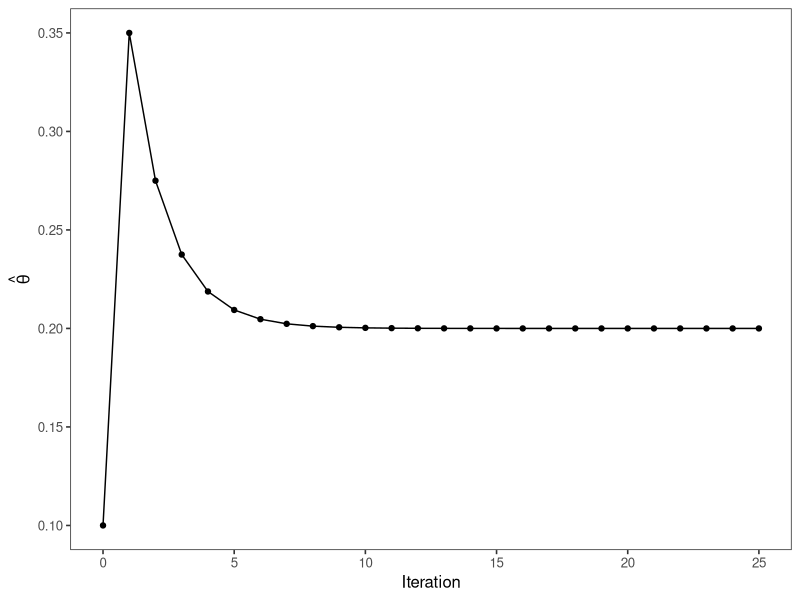

Write R code to recreate this figure.
# Lab 03 — SOLVED
# PUBH 8878 — Statistical Genetics
# ---------------------------------------------------------------
# Solutions aligned to Lecture 03
# ---------------------------------------------------------------

set.seed(8878)

library(dplyr)
library(ggplot2)
library(tibble)


# ---------------------------------------------------------------
# 1) EM for ABO gene frequencies
# ---------------------------------------------------------------

counts <- list(nA = 725, nAB = 72, nB = 258, nO = 1073)
N <- sum(unlist(counts))

loglik_pheno <- function(pA, pB) {
  pO <- 1 - pA - pB
  if (pA <= 0 || pB <= 0 || pO <= 0) {
    return(-Inf)
  }
  PA <- pA^2 + 2 * pA * pO
  PAB <- 2 * pA * pB
  PB <- pB^2 + 2 * pB * pO
  PO <- pO^2
  if (min(PA, PAB, PB, PO) <= 0) {
    return(-Inf)
  }
  with(counts, nA * log(PA) + nAB * log(PAB) + nB * log(PB) + nO * log(PO))
}

em_abo <- function(pA0, pB0, max_iter = 200, tol = 1e-6) {
  pA <- pA0
  pB <- pB0
  pO <- 1 - pA - pB
  out <- tibble(iter = 0, pA = pA, pB = pB, pO = pO, logLik = loglik_pheno(pA, pB))
  for (t in 1:max_iter) {
    if (pA <= 0 || pB <= 0 || (1 - pA - pB) <= 0) break
    pO <- 1 - pA - pB
    PA <- pA^2 + 2 * pA * pO
    PBp <- pB^2 + 2 * pB * pO
    # E-step weights
    wA_AA <- (pA^2) / PA
    wA_AO <- (2 * pA * pO) / PA
    wB_BB <- (pB^2) / PBp
    wB_BO <- (2 * pB * pO) / PBp
    nAA <- counts$nA * wA_AA
    nAO <- counts$nA * wA_AO
    nBB <- counts$nB * wB_BB
    nBO <- counts$nB * wB_BO
    # M-step
    pA_new <- (2 * nAA + nAO + counts$nAB) / (2 * N)
    pB_new <- (2 * nBB + nBO + counts$nAB) / (2 * N)
    pO_new <- 1 - pA_new - pB_new
    ll_new <- loglik_pheno(pA_new, pB_new)
    out <- add_row(out, iter = t, pA = pA_new, pB = pB_new, pO = pO_new, logLik = ll_new)
    if (max(abs(c(pA_new - pA, pB_new - pB, pO_new - pO))) < tol) break
    pA <- pA_new
    pB <- pB_new
  }
  out
}

# Starts
pO0 <- sqrt(counts$nO / N)
S <- 1 - pO0
cprod <- counts$nAB / (2 * N)
disc <- max(S^2 - 4 * cprod, 0)
root1 <- (S + sqrt(disc)) / 2
root2 <- (S - sqrt(disc)) / 2
pA_smart <- max(root1, root2)
pB_smart <- S - pA_smart

res_equal <- em_abo(1 / 3, 1 / 3)
res_unbal <- em_abo(0.01, 0.98)
res_smart <- em_abo(pA_smart, pB_smart)

all_res <- bind_rows(
  mutate(res_equal, strategy = "Equal"),
  mutate(res_unbal, strategy = "Unbalanced"),
  mutate(res_smart, strategy = "Smart")
) %>%
  group_by(strategy) %>%
  mutate(max_ll = max(logLik), gap = max_ll - logLik)

conv_tbl <- all_res %>%
  group_by(strategy) %>%
  summarise(
    Iterations = max(iter),
    pA = last(pA), pB = last(pB), pO = last(pO),
    logLik = last(logLik), .groups = "drop"
  )
print(conv_tbl)



# ---------------------------------------------------------------
# 2) Two-point linkage: LOD + EM where EM is necessary
#    (Transmitting parent Aa/Bb unknown phase; mate Aa/bb)
# ---------------------------------------------------------------

counts2 <- c(
  n_AA_Bb = 12,
  n_AA_bb = 3,
  n_aa_Bb = 3,
  n_aa_bb = 12,
  n_Aa_Bb = 15,
  n_Aa_bb = 15
)

probs_partial <- function(theta, w) {
  stopifnot(theta > 0, theta < 0.5, w >= 0, w <= 1)
  # Hap probs under coupling
  AB_c <- (1 - theta) / 2
  Ab_c <- theta / 2
  aB_c <- theta / 2
  ab_c <- (1 - theta) / 2
  # Hap probs under repulsion
  AB_r <- theta / 2
  Ab_r <- (1 - theta) / 2
  aB_r <- (1 - theta) / 2
  ab_r <- theta / 2
  # Mixture over phase
  AB <- w * AB_c + (1 - w) * AB_r
  Ab <- w * Ab_c + (1 - w) * Ab_r
  aB <- w * aB_c + (1 - w) * aB_r
  ab <- w * ab_c + (1 - w) * ab_r
  # Category probabilities (mate transmits A/a with prob 0.5)
  out <- c(
    n_AA_Bb = 0.5 * AB,
    n_AA_bb = 0.5 * Ab,
    n_aa_Bb = 0.5 * aB,
    n_aa_bb = 0.5 * ab,
    n_Aa_Bb = 0.5 * (AB + aB),
    n_Aa_bb = 0.5 * (Ab + ab)
  )
  stopifnot(abs(sum(out) - 1) < 1e-12)
  out
}

loglik_partial <- function(theta, w, counts2) {
  p <- probs_partial(theta, w)
  sum(counts2 * log(p))
}

em_twopoint_partial <- function(counts2, theta0 = 0.4, w0 = 0.5, max_iter = 200, tol = 1e-8) {
  th <- theta0
  w <- w0
  N <- sum(counts2)
  traj <- tibble(iter = 0, theta = th, w = w, logLik = loglik_partial(th, w, counts2))
  for (t in 1:max_iter) {
    # E-step: split ambiguous categories
    qAB <- w * (1 - th) + (1 - w) * th # P(AB | Aa,Bb; th, w)
    qAb <- w * th + (1 - w) * (1 - th) # P(Ab | Aa,bb; th, w)
    # Expected hap counts
    nAB <- counts2["n_AA_Bb"] + qAB * counts2["n_Aa_Bb"]
    naB <- counts2["n_aa_Bb"] + (1 - qAB) * counts2["n_Aa_Bb"]
    nAb <- counts2["n_AA_bb"] + qAb * counts2["n_Aa_bb"]
    nab <- counts2["n_aa_bb"] + (1 - qAb) * counts2["n_Aa_bb"]
    # Recombinant vs nonrecombinant under each phase
    R_c <- nAb + naB
    NR_c <- nAB + nab
    R_r <- nAB + nab
    NR_r <- nAb + naB
    # Update w using stable log-likelihood ratio
    logLc <- NR_c * log(1 - th) + R_c * log(th)
    logLr <- NR_r * log(1 - th) + R_r * log(th)
    m <- max(logLc, logLr)
    w_new <- exp(logLc - m) / (exp(logLc - m) + exp(logLr - m))
    # Update theta
    th_new <- (w_new * R_c + (1 - w_new) * R_r) / N
    ll_new <- loglik_partial(th_new, w_new, counts2)
    traj <- add_row(traj, iter = t, theta = th_new, w = w_new, logLik = ll_new)
    if (max(abs(c(th_new - th, w_new - w))) < tol) break
    th <- th_new
    w <- w_new
  }
  traj
}

fit2 <- em_twopoint_partial(counts2, theta0 = 0.1, w0 = 0.5)
print(tail(fit2, 3))

ggplot(fit2, aes(iter, theta)) +
  geom_line() +
  geom_point() +
  labs(x = "Iteration", y = expression(hat(theta))) +
  theme_bw(base_size = 12) +
  theme(panel.grid = element_blank())

theta_hat <- tail(fit2$theta, 1)
w_hat <- tail(fit2$w, 1)
ll_hat <- loglik_partial(theta_hat, w_hat, counts2)
ll_null <- loglik_partial(0.5 - 1e-8, 0.5, counts2) # theta=0.5 (phase irrelevant)
LOD2 <- (ll_hat - ll_null) / log(10)
cat(sprintf(
  "Two-point partial-info EM: theta_hat=%.4f, w_hat=%.3f, LOD=%.3f\n",
  theta_hat, w_hat, LOD2
))

# ---------------------------------------------------------------
# 3) Two-SNP haplotype EM + LD
# ---------------------------------------------------------------

p_true <- c(ab = .40, aB = .10, Ab = .25, AB = .25)
n <- 1000

draw_hap <- function(p) sample(names(p), 2, replace = TRUE, prob = unname(p))
hap_to_vec <- function(h) {
  map1 <- list(ab = c(0, 0), aB = c(0, 1), Ab = c(1, 0), AB = c(1, 1))
  v1 <- map1[[h[1]]]
  v2 <- map1[[h[2]]]
  c(g1 = v1[1] + v2[1], g2 = v1[2] + v2[2])
}

haps <- replicate(n, draw_hap(p_true))
G <- t(apply(haps, 2, hap_to_vec))
G <- as_tibble(G)

em_hap2 <- function(G, p0 = rep(0.25, 4), tol = 1e-8, maxit = 500) {
  names(p0) <- c("ab", "aB", "Ab", "AB")
  p <- p0 / sum(p0)
  n <- nrow(G)
  traj <- tibble(iter = 0, p_ab = p["ab"], p_aB = p["aB"], p_Ab = p["Ab"], p_AB = p["AB"])
  for (t in 1:maxit) {
    exp_counts <- c(ab = 0, aB = 0, Ab = 0, AB = 0)
    for (i in 1:n) {
      g1 <- G$g1[i]
      g2 <- G$g2[i]
      if (g1 == 0 && g2 == 0) {
        exp_counts["ab"] <- exp_counts["ab"] + 2
      } else if (g1 == 2 && g2 == 2) {
        exp_counts["AB"] <- exp_counts["AB"] + 2
      } else if (g1 == 0 && g2 == 2) {
        exp_counts["aB"] <- exp_counts["aB"] + 2
      } else if (g1 == 2 && g2 == 0) {
        exp_counts["Ab"] <- exp_counts["Ab"] + 2
      } else if (g1 == 1 && g2 == 0) {
        exp_counts["Ab"] <- exp_counts["Ab"] + 1
        exp_counts["ab"] <- exp_counts["ab"] + 1
      } else if (g1 == 1 && g2 == 2) {
        exp_counts["AB"] <- exp_counts["AB"] + 1
        exp_counts["aB"] <- exp_counts["aB"] + 1
      } else if (g1 == 2 && g2 == 1) {
        exp_counts["AB"] <- exp_counts["AB"] + 1
        exp_counts["Ab"] <- exp_counts["Ab"] + 1
      } else if (g1 == 0 && g2 == 1) {
        exp_counts["aB"] <- exp_counts["aB"] + 1
        exp_counts["ab"] <- exp_counts["ab"] + 1
      } else if (g1 == 1 && g2 == 1) {
        # ambiguous double het: {AB+ab} vs {Ab+aB}
        w1 <- p["AB"] * p["ab"]
        w2 <- p["Ab"] * p["aB"]
        s <- w1 + w2
        if (s == 0) {
          w1 <- w2 <- 0.5
        } else {
          w1 <- w1 / s
          w2 <- 1 - w1
        }
        exp_counts["AB"] <- exp_counts["AB"] + w1
        exp_counts["ab"] <- exp_counts["ab"] + w1
        exp_counts["Ab"] <- exp_counts["Ab"] + w2
        exp_counts["aB"] <- exp_counts["aB"] + w2
      } else {
        stop("Unexpected genotype combination.")
      }
    }
    p_new <- exp_counts / (2 * n)
    if (max(abs(p_new - p)) < tol) {
      p <- p_new
      traj <- add_row(traj, iter = t, p_ab = p["ab"], p_aB = p["aB"], p_Ab = p["Ab"], p_AB = p["AB"])
      break
    }
    p <- p_new
    traj <- add_row(traj, iter = t, p_ab = p["ab"], p_aB = p["aB"], p_Ab = p["Ab"], p_AB = p["AB"])
  }
  list(p = p, traj = traj)
}

fit_h <- em_hap2(G)
p_hat <- fit_h$p
print(rbind(true = p_true, est = p_hat))

# LD
pA <- p_hat["Ab"] + p_hat["AB"]
pB <- p_hat["aB"] + p_hat["AB"]
p11 <- p_hat["AB"]
D <- as.numeric(p11 - pA * pB)
r2 <- as.numeric(D^2 / (pA * (1 - pA) * pB * (1 - pB)))
cat(sprintf("LD: D=%.4f, r^2=%.4f\n", D, r2))

# ---------------------------------------------------------------
# 4) Mini association demo + QC
# ---------------------------------------------------------------

set.seed(1203)
n <- 2000
maf <- 0.30
geno <- rbinom(n, 2, maf) # 0/1/2 copies
age <- rnorm(n, 50, 10)
linpred <- -3.0 + 0.40 * scale(age)[, 1] + 0.35 * geno # log-odds
pr <- plogis(linpred)
case <- rbinom(n, 1, pr)
dat <- tibble(geno, age, case)

hwe_chisq <- function(nAA, nAa, naa) {
  n <- nAA + nAa + naa
  p <- (2 * nAA + nAa) / (2 * n)
  expAA <- n * p^2
  expAa <- 2 * n * p * (1 - p)
  expaa <- n * (1 - p)^2
  stat <- (nAA - expAA)^2 / expAA + (nAa - expAa)^2 / expAa + (naa - expaa)^2 / expaa
  pval <- pchisq(stat, df = 1, lower.tail = FALSE)
  list(stat = stat, pval = pval)
}

ctrl <- dat %>% filter(case == 0)
nAA <- sum(ctrl$geno == 2)
nAa <- sum(ctrl$geno == 1)
naa <- sum(ctrl$geno == 0)
hwe <- hwe_chisq(nAA, nAa, naa)
cat(sprintf("Controls HWE: X2=%.3f, p=%.3g\n", hwe$stat, hwe$pval))

fit <- glm(case ~ geno + scale(age), family = binomial(), data = dat)
or <- exp(coef(fit)["geno"])
se <- sqrt(vcov(fit)["geno", "geno"])
ci <- exp(coef(fit)["geno"] + c(-1, 1) * 1.96 * se)
cat(sprintf("Per-allele OR: %.3f (95%% CI %.3f–%.3f)\n", or, ci[1], ci[2]))

if (hwe$pval < 1e-6) {
  message("QC FLAG: SNP fails HWE in controls (p < 1e-6).")
} else {
  message("QC PASS: SNP HWE in controls is acceptable.")
}

# End of Lab 03 (solved)
